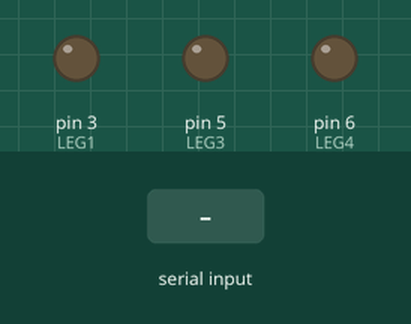
This sketch was run on a simulated Arduino Uno, built with avr-gcc and run on an emulated ATmega328P. On the bench: output pins drawn as LEDs (lit = HIGH). The test bench sets the inputs (shaded band).

Above: at 1.2 s.
1.3 s: "90,45\n" received over Serial
At 4.2 s:
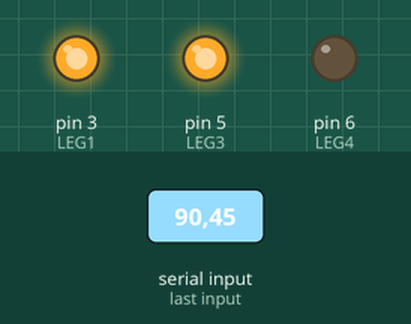
Timing chart, 0 to 5.7 s (numbered marks = the images above; inputs shaded):
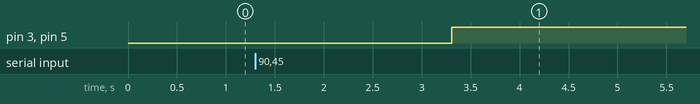

The sketch:

Reading_serial_ASCII.ino
```cpp
#define LEG1 3
#define LEG2 GND
#define LEG3 5
#define LEG4 6

int input;
int R,G,B;
int storage[3];
int intSize=3;

void setup() {
  Serial.begin(9600);
  pinMode(LEG1,OUTPUT);
  pinMode(LEG3,OUTPUT);
  pinMode(LEG4,OUTPUT);

}

//Reads a string and saves it in the input string
//**Add an exception for wrongly written input
void readNumbers(){
    for(int i=0;intSize>=i;i++){
      storage[i]=Serial.parseInt();
    }
}

void setLED(){
  digitalWrite(LEG1,storage[0]);
  digitalWrite(LEG3,storage[1]);
  digitalWrite(LEG4,storage[2]);
}


void loop() {
  if(Serial.available()>0){
  readNumbers();
  setLED();
  }
}
```

Measured:
- after the input at 1.3 s, pin 3 (LEG1), pin 5 (LEG3): LOW → HIGH after 2.0 s
